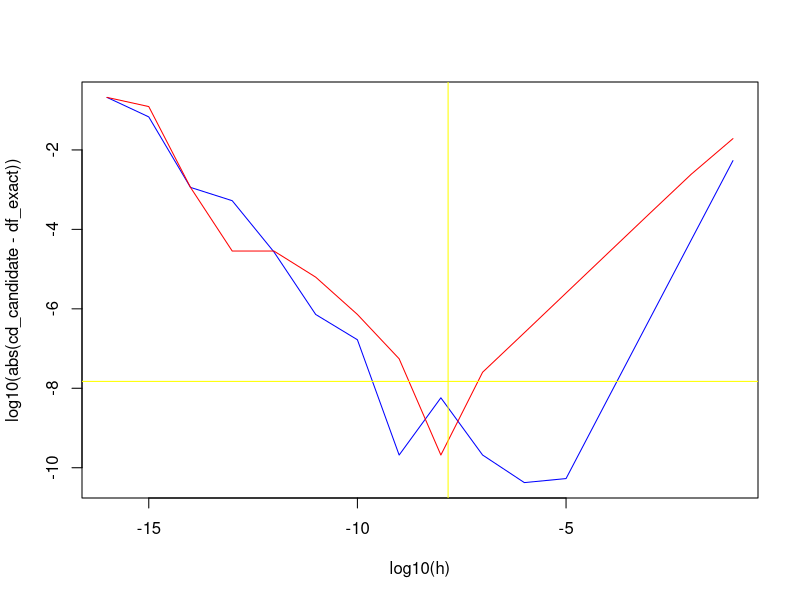

Source code (R):
## ---- chunk 1
knitr::opts_chunk$set(echo = TRUE)
## ---- chunk 2
f = function(x) cos(sin(x)*cos(x))
df.exact = function(x) -cos(2*x)*sin(sin(x)*cos(x))
df.FD = function(x, h) (f(x + h) - f(x))/h
df.CD = function(x, h) (f(x+h) - f(x-h))/(2*h)
x <- pi/3
df_exact <- df.exact(x) ; df_exact
## ---- chunk 3
eps <- .Machine$double.eps
cd_candidate <- fd_candidate <- h <- numeric(16)


for (i in 1:16){
  h[i] <- 10^(-i)
  fd_candidate[i] <- df.FD(x,h[i])
  cd_candidate[i] <- df.CD(x,h[i])}

# Plotter både CD = rød og FD = blå i samme plot.
plot(log10(h),log10(abs(cd_candidate - df_exact)) , type = "l" , col = "blue")
lines(log10(h),log10(abs(fd_candidate - df_exact)) , col = "red")

abline(v = log10((sqrt(eps))), col = "yellow")
abline(h = log10((sqrt(eps))), col = "yellow")
## ---- chunk 4

## ---- chunk 5

## ---- chunk 6

